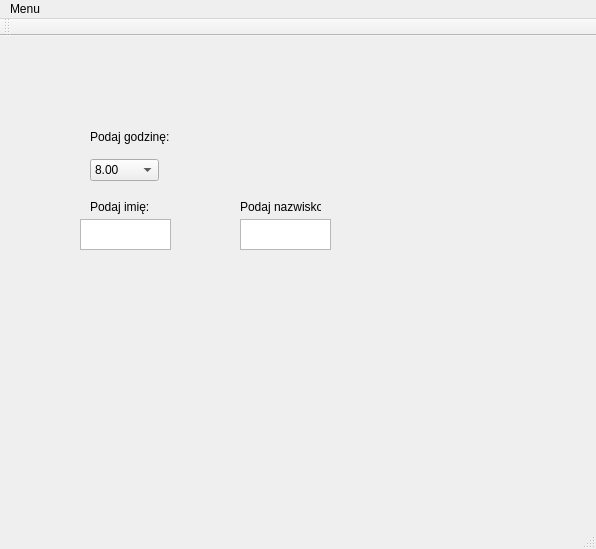
<?xml version="1.0" encoding="UTF-8"?>
<ui version="4.0">
 <class>MainWindow</class>
 <widget class="QMainWindow" name="MainWindow">
  <property name="geometry">
   <rect>
    <x>0</x>
    <y>0</y>
    <width>596</width>
    <height>549</height>
   </rect>
  </property>
  <property name="windowTitle">
   <string>MainWindow</string>
  </property>
  <widget class="QWidget" name="centralWidget">
   <widget class="QStackedWidget" name="stackedWidget">
    <property name="geometry">
     <rect>
      <x>40</x>
      <y>73</y>
      <width>381</width>
      <height>281</height>
     </rect>
    </property>
    <property name="currentIndex">
     <number>1</number>
    </property>
    <widget class="QWidget" name="page">
     <widget class="QLabel" name="label">
      <property name="geometry">
       <rect>
        <x>100</x>
        <y>10</y>
        <width>141</width>
        <height>16</height>
       </rect>
      </property>
      <property name="text">
       <string>Wybierz datę wizyty:</string>
      </property>
     </widget>
     <widget class="QCalendarWidget" name="calendarWidget">
      <property name="geometry">
       <rect>
        <x>50</x>
        <y>90</y>
        <width>312</width>
        <height>183</height>
       </rect>
      </property>
     </widget>
    </widget>
    <widget class="QWidget" name="page_2">
     <widget class="QLabel" name="label_2">
      <property name="geometry">
       <rect>
        <x>50</x>
        <y>20</y>
        <width>81</width>
        <height>16</height>
       </rect>
      </property>
      <property name="text">
       <string>Podaj godzinę:</string>
      </property>
     </widget>
     <widget class="QComboBox" name="godzina">
      <property name="geometry">
       <rect>
        <x>50</x>
        <y>50</y>
        <width>69</width>
        <height>22</height>
       </rect>
      </property>
      <item>
       <property name="text">
        <string>8.00</string>
       </property>
      </item>
      <item>
       <property name="text">
        <string>9.00</string>
       </property>
      </item>
      <item>
       <property name="text">
        <string>10.00</string>
       </property>
      </item>
      <item>
       <property name="text">
        <string>11.00</string>
       </property>
      </item>
      <item>
       <property name="text">
        <string>12.00</string>
       </property>
      </item>
      <item>
       <property name="text">
        <string>13.00</string>
       </property>
      </item>
      <item>
       <property name="text">
        <string>14.00</string>
       </property>
      </item>
      <item>
       <property name="text">
        <string>15.00</string>
       </property>
      </item>
      <item>
       <property name="text">
        <string>16.00</string>
       </property>
      </item>
     </widget>
     <widget class="QLabel" name="label_3">
      <property name="geometry">
       <rect>
        <x>50</x>
        <y>90</y>
        <width>81</width>
        <height>16</height>
       </rect>
      </property>
      <property name="text">
       <string>Podaj imię:</string>
      </property>
     </widget>
     <widget class="QLabel" name="label_4">
      <property name="geometry">
       <rect>
        <x>200</x>
        <y>90</y>
        <width>81</width>
        <height>16</height>
       </rect>
      </property>
      <property name="text">
       <string>Podaj nazwisko:</string>
      </property>
     </widget>
     <widget class="QPlainTextEdit" name="imie">
      <property name="geometry">
       <rect>
        <x>40</x>
        <y>110</y>
        <width>91</width>
        <height>31</height>
       </rect>
      </property>
     </widget>
     <widget class="QPlainTextEdit" name="setNazwisko">
      <property name="geometry">
       <rect>
        <x>200</x>
        <y>110</y>
        <width>91</width>
        <height>31</height>
       </rect>
      </property>
     </widget>
    </widget>
    <widget class="QWidget" name="page_3">
     <widget class="QLabel" name="label_5">
      <property name="geometry">
       <rect>
        <x>80</x>
        <y>30</y>
        <width>201</width>
        <height>16</height>
       </rect>
      </property>
      <property name="text">
       <string>Gratulacje! Twój termin wizyty to: </string>
      </property>
     </widget>
    </widget>
   </widget>
  </widget>
  <widget class="QMenuBar" name="menuBar">
   <property name="geometry">
    <rect>
     <x>0</x>
     <y>0</y>
     <width>596</width>
     <height>21</height>
    </rect>
   </property>
   <widget class="QMenu" name="menuMenu">
    <property name="title">
     <string>Menu</string>
    </property>
   </widget>
   <addaction name="menuMenu"/>
  </widget>
  <widget class="QToolBar" name="mainToolBar">
   <attribute name="toolBarArea">
    <enum>TopToolBarArea</enum>
   </attribute>
   <attribute name="toolBarBreak">
    <bool>false</bool>
   </attribute>
  </widget>
  <widget class="QStatusBar" name="statusBar"/>
 </widget>
 <layoutdefault spacing="6" margin="11"/>
 <resources/>
 <connections/>
</ui>
